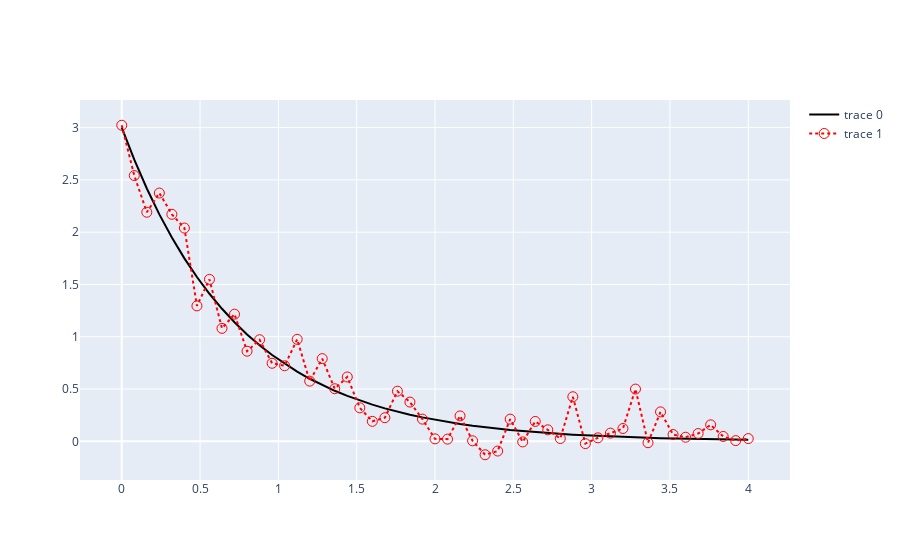

The notebook cell saved with this chart:
### Code cell
import plotly.graph_objects as go

fig = go.Figure()

fig.add_trace(go.Scatter(x=x,y=y,line=dict(color='black',width=2)))
fig.add_trace(go.Scatter(x=x,y=medicion,mode='lines+markers',line=dict(color='red',width=2,dash='dot'),marker=dict(color='red',symbol='circle-open',size=10)))
fig.show()
